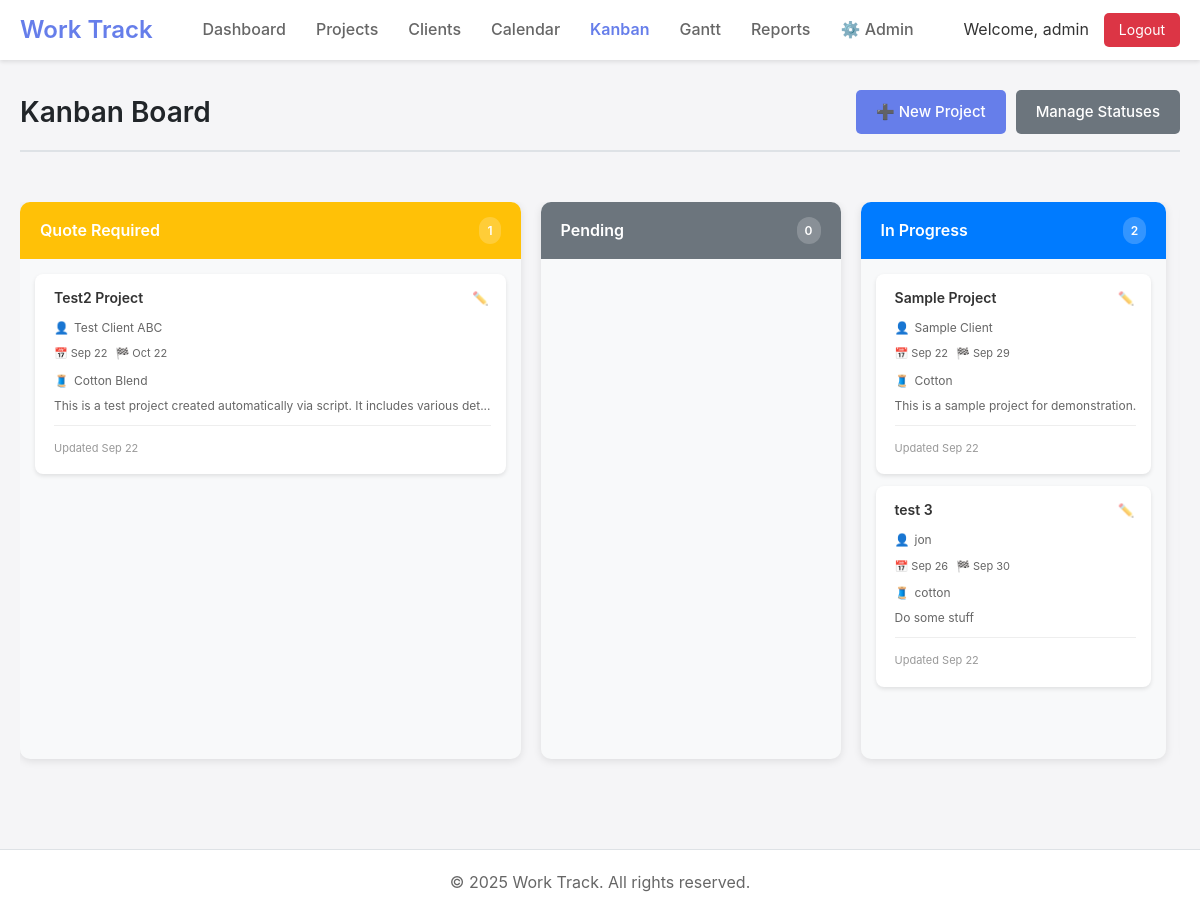
Screenshot of /kanban.php (signed in) with the database file from the repository.
### tables this page shows
CREATE TABLE project_statuses (
    id INTEGER PRIMARY KEY AUTOINCREMENT,
    name TEXT NOT NULL,
    color TEXT DEFAULT '#007bff',
    sort_order INTEGER DEFAULT 0,
    is_active BOOLEAN DEFAULT 1
);

CREATE TABLE projects (
    id INTEGER PRIMARY KEY AUTOINCREMENT,
    title TEXT NOT NULL,
    details TEXT,
    client_id INTEGER REFERENCES clients(id),
    start_date DATE,
    completion_date DATE,
    status_id INTEGER REFERENCES project_statuses(id),
    created_date DATETIME DEFAULT CURRENT_TIMESTAMP,
    fabric TEXT,
    created_by INTEGER REFERENCES users(id),
    updated_by INTEGER REFERENCES users(id),
    updated_at DATETIME DEFAULT CURRENT_TIMESTAMP,
    template_id INTEGER REFERENCES project_templates(id)
);

CREATE TABLE clients (
    id INTEGER PRIMARY KEY AUTOINCREMENT,
    name TEXT NOT NULL,
    address TEXT,
    phone TEXT,
    email TEXT,
    remarks TEXT,
    created_at DATETIME DEFAULT CURRENT_TIMESTAMP,
    updated_at DATETIME DEFAULT CURRENT_TIMESTAMP,
    created_by INTEGER REFERENCES users(id),
    updated_by INTEGER REFERENCES users(id)
);

### includes/db.php (called while the page is built, shortened)
<?php
class Database {
    private static $instance = null;
    private $conn;
    private function __construct() {
        try {
            $this->conn = new PDO('sqlite:' . DB_PATH);
            $this->conn->setAttribute(PDO::ATTR_ERRMODE, PDO::ERRMODE_EXCEPTION);
            $this->conn->setAttribute(PDO::ATTR_DEFAULT_FETCH_MODE, PDO::FETCH_ASSOC);
            $this->conn->exec('PRAGMA foreign_keys = ON');
        } catch (PDOException $e) {
            die("Connection failed: " . $e->getMessage());
        }
    }
    public static function getInstance() {
        if (!self::$instance) {
            self::$instance = new Database();
        }
        return self::$instance;
    }
    public function query($sql, $params = []) {
        try {
            $stmt = $this->conn->prepare($sql);
            $stmt->execute($params);
            return $stmt;
        } catch (PDOException $e) {
            if (DEBUG_MODE) {
                throw $e;
            }
            error_log($e->getMessage());
            return false;
        }
    }
    public function fetchAll($sql, $params = []) {
        $stmt = $this->query($sql, $params);
        return $stmt ? $stmt->fetchAll() : [];
    }
}
?>

### includes/models/ProjectStatus.php (called while the page is built, shortened)
<?php
require_once dirname(__DIR__) . '/db.php';
class ProjectStatus {
    private $db;
    public function __construct() {
        $this->db = Database::getInstance();
    }
    public function getAll($includeInactive = false) {
        $sql = "SELECT * FROM project_statuses";
        if (!$includeInactive) {
            $sql .= " WHERE is_active = 1";
        }
        $sql .= " ORDER BY sort_order ASC";
        return $this->db->fetchAll($sql);
    }
}

### includes/models/Project.php (called while the page is built, shortened)
<?php
require_once dirname(__DIR__) . '/db.php';
class Project {
    private $db;
    public function __construct() {
        $this->db = Database::getInstance();
    }
    public function getByStatus($statusId) {
        return $this->db->fetchAll("
            SELECT p.*, c.name as client_name, ps.color as status_color
            FROM projects p
            LEFT JOIN clients c ON p.client_id = c.id
            LEFT JOIN project_statuses ps ON p.status_id = ps.id
            WHERE p.status_id = :status_id
            ORDER BY p.start_date ASC
        ", ['status_id' => $statusId]);
    }
}

### kanban.php (the view, shortened to what this page needs)
<?php
require_once 'includes/header.php';
require_once 'includes/models/Project.php';
require_once 'includes/models/ProjectStatus.php';
$projectModel = new Project();
$statusModel = new ProjectStatus();
$statuses = $statusModel->getAll();
$projectsByStatus = [];
foreach ($statuses as $status) {
    $projectsByStatus[$status['id']] = $projectModel->getByStatus($status['id']);
}
?>
<div class="page-header">
    <h1 class="page-title">Kanban Board</h1>
    <div class="page-actions">
        <a href="projects.php?action=new" class="btn btn-primary">➕ New Project</a>
        <a href="status.php" class="btn btn-secondary">Manage Statuses</a>
    </div>
</div>
<div class="kanban-container">
    <div class="kanban-board">
        <?php foreach ($statuses as $status): ?>
            <div class="kanban-column" data-status-id="<?php echo $status['id']; ?>">
                <div class="column-header" style="background: <?php echo $status['color']; ?>;">
                    <h3 class="column-title"><?php echo htmlspecialchars($status['name']); ?></h3>
                    <div class="column-count"><?php echo count($projectsByStatus[$status['id']]); ?></div>
                </div>
                <div class="column-body" data-status-id="<?php echo $status['id']; ?>">
                    <?php foreach ($projectsByStatus[$status['id']] as $project): ?>
                        <div class="project-card"
                             data-project-id="<?php echo $project['id']; ?>"
                             data-status-id="<?php echo $project['status_id']; ?>"
                             draggable="true">
                            <div class="card-header">
                                <h4 class="card-title"><?php echo htmlspecialchars($project['title']); ?></h4>
                                <div class="card-actions">
                                    <button onclick="editProject(<?php echo $project['id']; ?>)" class="btn-icon">✏️</button>
                                </div>
                            </div>
                            <div class="card-body">
                                <?php if ($project['client_name']): ?>
                                    <div class="card-client">
                                        <span class="client-icon">👤</span>
                                        <?php echo htmlspecialchars($project['client_name']); ?>
                                    </div>
                                <?php endif; ?>
                                <?php if ($project['start_date'] || $project['completion_date']): ?>
                                    <div class="card-dates">
                                        <?php if ($project['start_date']): ?>
                                            <span class="date-start">📅 <?php echo date('M j', strtotime($project['start_date'])); ?></span>
                                        <?php endif; ?>
                                        <?php if ($project['completion_date']): ?>
                                            <span class="date-end">🏁 <?php echo date('M j', strtotime($project['completion_date'])); ?></span>
                                        <?php endif; ?>
                                    </div>
                                <?php endif; ?>
                                <?php if ($project['fabric']): ?>
                                    <div class="card-fabric">
                                        <span class="fabric-icon">🧵</span>
                                        <?php echo htmlspecialchars($project['fabric']); ?>
                                    </div>
                                <?php endif; ?>
                                <?php if ($project['details']): ?>
                                    <div class="card-details">
                                        <?php echo htmlspecialchars(substr($project['details'], 0, 80) . (strlen($project['details']) > 80 ? '...' : '')); ?>
                                    </div>
                                <?php endif; ?>
                            </div>
                            <div class="card-footer">
                                <small class="text-muted">
                                    Updated <?php echo date('M j', strtotime($project['updated_at'])); ?>
                                </small>
                            </div>
                        </div>
                    <?php endforeach; ?>
                </div>
            </div>
        <?php endforeach; ?>
    </div>
</div>
<?php require_once 'includes/footer.php'; ?>

### public/css/style.css (style rules this page uses)
* { margin: 0; padding: 0; box-sizing: border-box; }
body { font-family: -apple-system, BlinkMacSystemFont, "Segoe UI", Roboto, "Helvetica Neue", Arial, sans-serif; background: #f5f5f7; color: #333; line-height: 1.6; }
.card-title { font-size: 20px; font-weight: 600; margin-bottom: 5px; }
.btn { padding: 10px 20px; border: none; border-radius: 5px; font-size: 15px; font-weight: 500; cursor: pointer; transition: all 0.3s; text-decoration: none; display: inline-block; }
.btn-primary { background: #667eea; color: white; }
.btn-secondary { background: #6c757d; color: white; }
.page-header { margin-bottom: 30px; padding-bottom: 15px; border-bottom: 2px solid #dee2e6; display: flex; justify-content: space-between; align-items: center; }
.page-title { font-size: 28px; font-weight: 600; color: #212529; }
.page-actions { display: flex; gap: 10px; }

### kanban.php (style rules this page uses)
.kanban-container { padding: 20px 0; }
.kanban-board { display: flex; gap: 20px; overflow-x: auto; padding-bottom: 20px; }
.kanban-column { background: #f8f9fa; border-radius: 10px; min-width: 300px; flex-shrink: 0; box-shadow: 0 2px 8px rgba(0,0,0,0.1); }
.column-header { padding: 15px 20px; border-radius: 10px 10px 0 0; color: white; display: flex; justify-content: space-between; align-items: center; }
.column-title { font-size: 16px; font-weight: 600; margin: 0; }
.column-count { background: rgba(255,255,255,0.2); padding: 4px 8px; border-radius: 12px; font-size: 12px; font-weight: 600; }
.column-body { padding: 15px; min-height: 500px; display: flex; flex-direction: column; gap: 12px; }
.project-card { background: white; border-radius: 8px; padding: 15px; box-shadow: 0 2px 4px rgba(0,0,0,0.1); cursor: pointer; transition: all 0.3s; border-left: 4px solid transparent; }
.card-header { display: flex; justify-content: space-between; align-items: flex-start; margin-bottom: 10px; }
.card-title { font-size: 14px; font-weight: 600; margin: 0; color: #333; line-height: 1.3; }
.card-actions { display: flex; gap: 5px; }
.btn-icon { background: none; border: none; padding: 2px; cursor: pointer; opacity: 0.6; transition: opacity 0.3s; }
.card-body { margin-bottom: 10px; }
.card-client { display: flex; align-items: center; gap: 5px; font-size: 12px; color: #666; margin-bottom: 8px; }
.card-dates { display: flex; flex-wrap: wrap; gap: 8px; font-size: 11px; color: #666; margin-bottom: 8px; }
.card-fabric { display: flex; align-items: center; gap: 5px; font-size: 12px; color: #666; margin-bottom: 8px; }
.card-details { font-size: 12px; color: #666; line-height: 1.4; margin-bottom: 8px; }
.card-footer { border-top: 1px solid #eee; padding-top: 8px; }
.text-muted { color: #999; font-size: 11px; }

### rows the page displays
project_statuses: name "Quote Required", id "1"
projects: title "Test2 Project", client.name "Test Client ABC", start_date "Sep 22", completion_date "Oct 22", fabric "Cotton Blend", details "This is a test project created automatically via script. It includes various det...", updated_at "Sep 22"
project_statuses: name "Pending", id "0"
project_statuses: name "In Progress", id "2"
projects: title "Sample Project", client.name "Sample Client", start_date "Sep 22", completion_date "Sep 29", fabric "Cotton", details "This is a sample project for demonstration.", updated_at "Sep 22"
projects: title "test 3", client.name "jon", start_date "Sep 26", completion_date "Sep 30", fabric "cotton", details "Do some stuff", updated_at "Sep 22"

### other values shown
SITE_NAME "Work Track"
Auth::getCurrentUsername() "admin"
